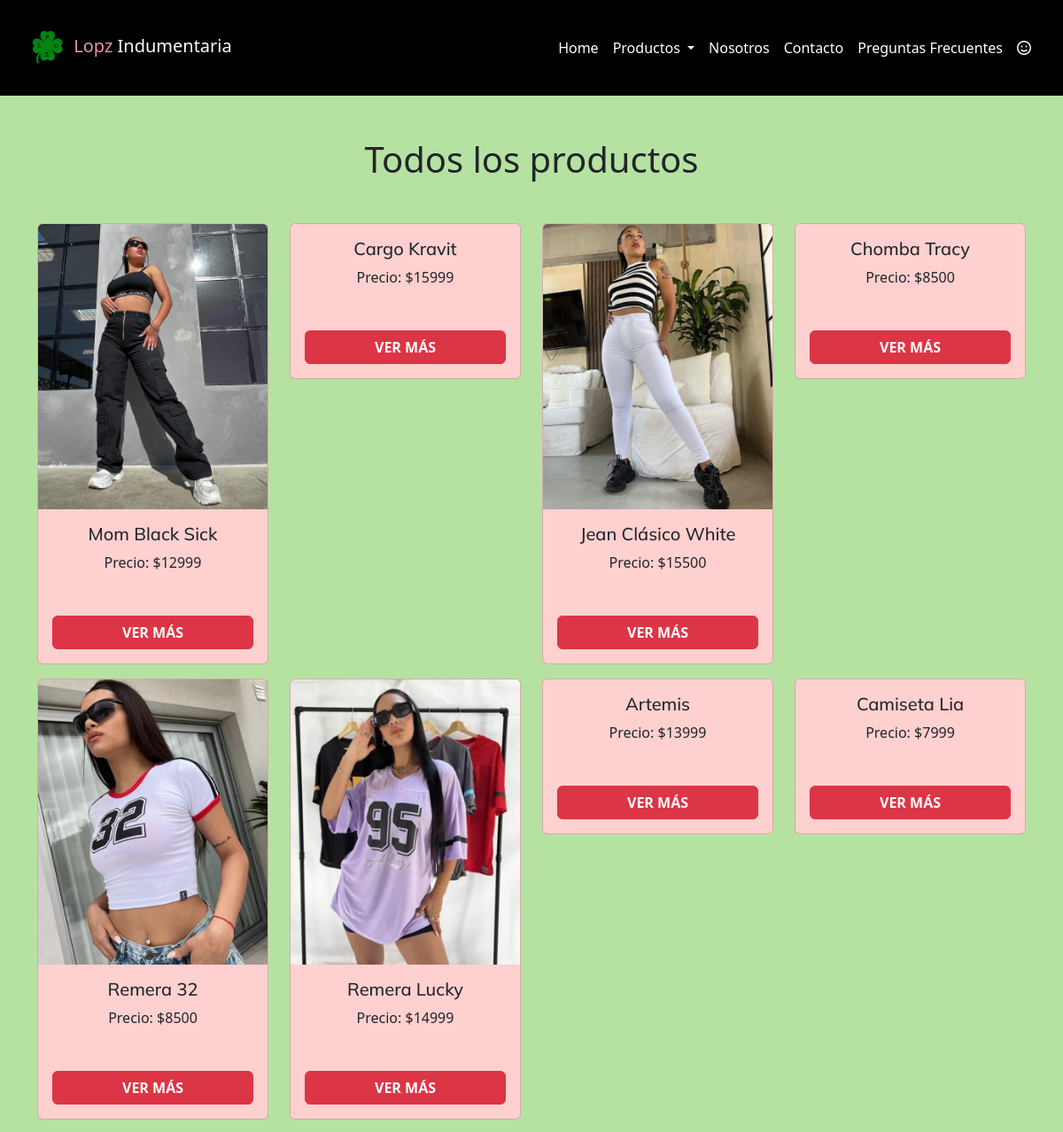
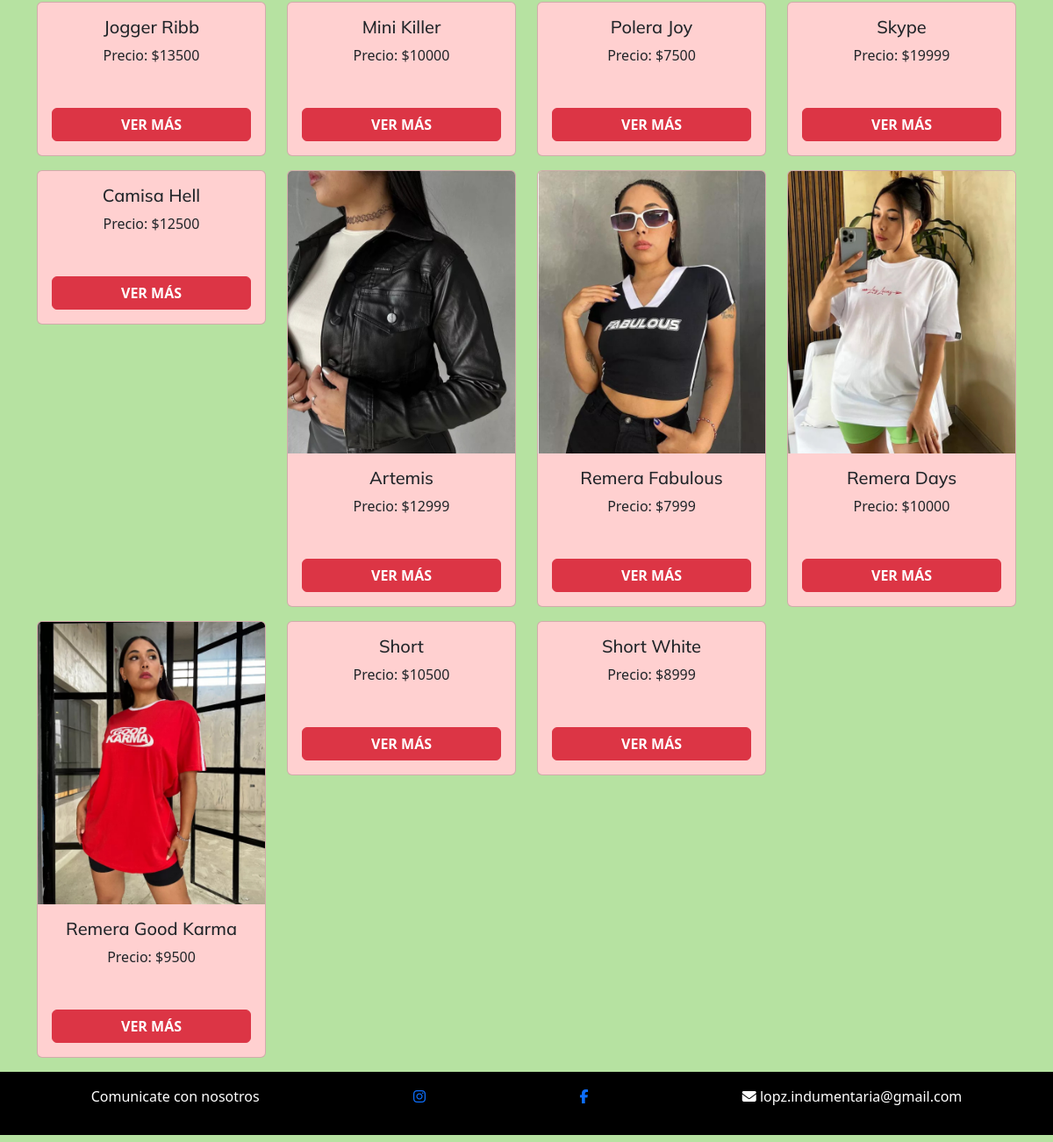
/index.php?sec=todos, run on the app's committed database (2 pictures, top to bottom).
### tables this page shows
CREATE TABLE `productos` (
  `id` int(11) NOT NULL,
  `nombre` varchar(200) NOT NULL,
  `id_catalogo` int(11) NOT NULL,
  `descripcion` varchar(500) NOT NULL,
  `talles` varchar(50) NOT NULL,
  `stock` int(11) NOT NULL,
  `imagen` varchar(500) NOT NULL,
  `precio` int(11) NOT NULL,
  `destacado` int(11) NOT NULL
);

### classes/Producto.php (called while the page is built, shortened)
<?php
    class Producto{
        protected $id;
        protected $nombre;
        protected $imagen;
        protected $precio;
        public function catalogo_completo(): array {
               $conexion = (new Conexion())->getConexion();
               $query = "SELECT * FROM  productos";
               $PDOStatment = $conexion->prepare($query);
               $PDOStatment->setFetchMode(PDO::FETCH_CLASS, self::class);
               $PDOStatment->execute();
               $catalogo = $PDOStatment->fetchAll();
               return $catalogo;
          }
        public function getId()
        {
                return $this->id;
        }
        public function getNombre()
        {
                return $this->nombre;
        }
        public function getImagen()
        {
                return $this->imagen;
        }
        public function getPrecio()
        {
                return $this->precio;
        }
    }
?>

### views/todos.php (the view, shortened to what this page needs)
<?php
$miProductoCatalogo = new Producto();
$productos = $miProductoCatalogo->catalogo_completo();
?>
<h1 class="text-center my-5 ">Todos los productos</h1>
<div class="row">
<?php    if(count($productos))  {   ?>
    <?php foreach ($productos as $ropa) { ?>
    <div class="col-3">
        <div class="card mb-3 text-center" style="background-color: #FFD0D0">
            <img src="img/<?=$ropa->getImagen()?>" class="card-img-top" alt="">
            <div class="card-body">
                <h5 class="card-title"><?=$ropa->getNombre()?></h5>
                <p class="card-text">Precio: $<?=$ropa->getPrecio()?></p>
            </div>
            <div class="card-body">
                <a href="index.php?sec=producto&id=<?= $ropa->getId() ?>" class="btn btn-danger w-100 fw-bold" >VER MÁS</a>
            </div>
        </div>
    </div>
    <?php } ?>
    <?php }else { ?>
         <div class="col-12">
             <h2 class="text-center text-danger mb-5">No se encontraron Productos</h2>
         </div>
    <?php } ?>
</div>

### css/estilos.css (style rules this page uses)
h5 { font-family: "Mulish", sans-serif; font-optical-sizing: auto; font-weight: weight; font-style: normal; }

### data on the page
productos: imagen (picture), nombre "Mom Black Sick", precio "12999"
productos: nombre "Cargo Kravit", precio "15999"
productos: imagen (picture), nombre "Jean Clásico White", precio "15500"
productos: nombre "Chomba Tracy", precio "8500"
productos: imagen (picture), nombre "Remera 32", precio "8500"
productos: imagen (picture), nombre "Remera Lucky", precio "14999"
productos: nombre "Artemis", precio "13999"
productos: nombre "Camiseta Lia", precio "7999"
productos: nombre "Jogger Ribb", precio "13500"
productos: nombre "Mini Killer", precio "10000"
productos: nombre "Polera Joy", precio "7500"
productos: nombre "Skype", precio "19999"
productos: nombre "Camisa Hell", precio "12500"
productos: imagen (picture), nombre "Artemis", precio "12999"
productos: imagen (picture), nombre "Remera Fabulous", precio "7999"
productos: imagen (picture), nombre "Remera Days", precio "10000"
productos: imagen (picture), nombre "Remera Good Karma", precio "9500"
productos: nombre "Short", precio "10500"
productos: nombre "Short White", precio "8999"
